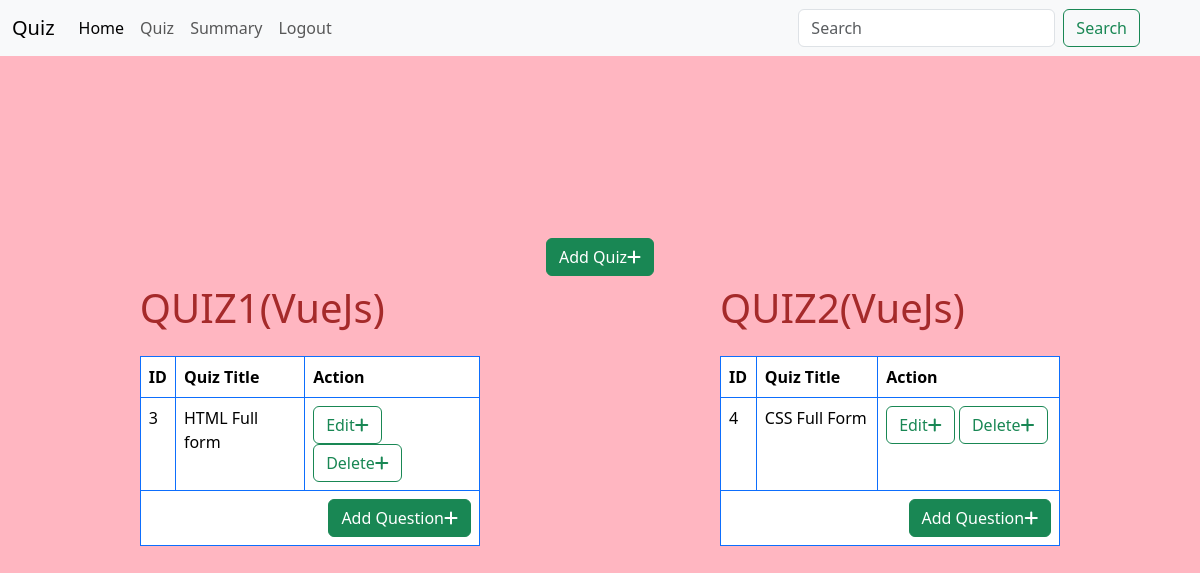
The page /quiz on the database as committed earlier.
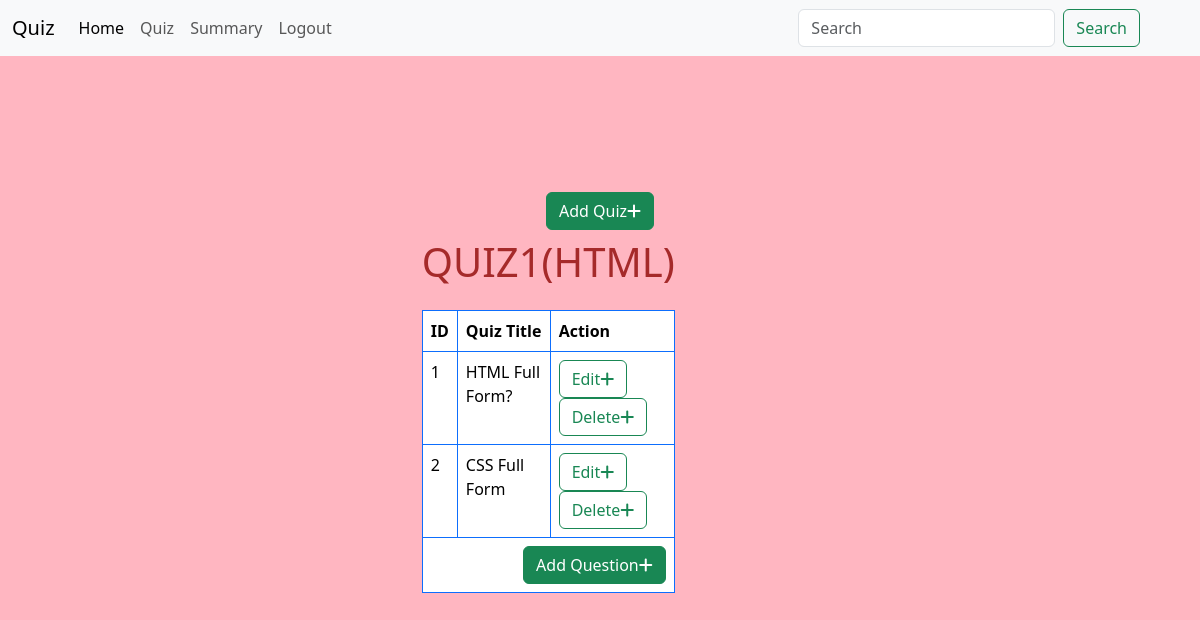
The same page on the database as committed later.
### Backend/models.py (models this page shows)
class Quiz(db.Model):
    id=db.Column(db.Integer,primary_key=True)
    ch_id=db.Column(db.Integer,db.ForeignKey('chapter.id'))
    date_of_quiz=db.Column(db.Date,nullable=False)
    time_duration=db.Column(db.Time,nullable=False)
    remarks=db.Column(db.String,nullable=False)
    questions=db.relationship('Question',backref='quiz',lazy=True)
    scores=db.relationship('Score',backref='quiz',lazy=True)

class Chapter(db.Model):
    id=db.Column(db.Integer,primary_key=True)
    sub_id=db.Column(db.Integer,db.ForeignKey('subject.id'))
    name=db.Column(db.String,unique=True,nullable=False)
    no_of_questions=db.Column(db.Integer,nullable=False)
    description=db.Column(db.String,unique=True,nullable=False)
    quizes=db.relationship('Quiz',backref='chapter',lazy=True)

class Question(db.Model):
    id=db.Column(db.Integer,primary_key=True)
    quiz_id=db.Column(db.Integer,db.ForeignKey('quiz.id'))
    question_statement=db.Column(db.String,nullable=False)
    option1=db.Column(db.String,nullable=False)
    option2=db.Column(db.String,nullable=False)
    option3=db.Column(db.String,nullable=False)
    option4=db.Column(db.String,nullable=False)
    correct_answer=db.Column(db.String,nullable=False)

### Backend/controllers.py (the view)
@app.route('/quiz')
def quize():
  chapters=Chapter.query.all()
  quizes=Quiz.query.filter_by(ch_id=Chapter.id)
  questions=Question.query.all()
  return render_template('Admin_add/quiz.html',quizes=quizes,questions=questions,chapters=chapters)

### templates/Admin_add/quiz.html (shortened to what this page needs)
{%extends 'layout.html'%}
{%block navbar%}
<nav class="navbar navbar-expand-lg bg-body-tertiary container-fluid for_nav">
    <div class="container-fluid ">
      <a class="navbar-brand" href="#">Quiz</a>
      <div class="collapse navbar-collapse" id="navbarSupportedContent">
        <ul class="navbar-nav me-auto mb-2 mb-lg-0">
          <li class="nav-item">
            <a class="nav-link active" aria-current="page" href="{{url_for('admind')}}">Home</a>
          </li>
          <li class="nav-item">
            <a class="nav-link" href="{{url_for('quize')}}">Quiz</a>
          </li>
          <li class="nav-item">
            <a class="nav-link" href="#">Summary</a>
          </li>
          <li class="nav-item">
            <a class="nav-link" href="#">Logout</a>
          </li>
        </ul>
        <form class="d-flex" role="search">
          <input class="form-control me-2" type="search" placeholder="Search" aria-label="Search">
          <button class="btn btn-outline-success" type="submit">Search</button>
        </form>
      </div>
    </div>
  </nav>
{%endblock%}
{%block content%}
  <a href="{{url_for('quizad')}}"class="btn btn-success">Add Quiz<i class="fa-solid fa-plus"></i></a>
  <div class="table_arrang">
{%for chapter in chapters%}
{%for quiz in chapter.quizes%}
<table class="table table-bordered border-primary caption-top w-50">
      <caption><a href="{{url_for('quiz_show',id=quiz.id)}}"><h1>QUIZ{{quiz.id}}({{chapter.name}})</h1></a></caption>
      <thead>
        <tr>
          <th>ID</th>
          <th>Quiz Title</th>
          <th>Action</th>
        </tr>
      </thead>
      <tbody>
  {%for question in quiz.questions%}
        <tr>
          <td>{{question.id}}</td>
          <td>{{question.question_statement}}</td>
          <td><a href="{{url_for('quest_edit',id=question.id)}}" class="btn btn-outline-success">Edit<i class="fa-solid fa-plus"></i></a>
            <a href="{{url_for('quest_delete',id=question.id)}}" class="btn btn-outline-success">Delete<i class="fa-solid fa-plus"></i></a>
          </td>
        </tr>
  {%endfor%}
      </tbody>
      <tfoot><tr><td colspan="3" class="text-end"><a href="{{url_for('questad')}}" class="btn btn-success">Add Question<i class="fa-solid fa-plus"></i></a>
      </td></tr></tfoot>
    </table>
{%endfor%}
{%endfor%}
</div>
{%endblock%}

### templates/layout.html (shortened to what this page needs)
<!DOCTYPE html>
<html lang="en">
<head>
    <link rel="stylesheet" href="https://cdn.jsdelivr.net/npm/bootstrap@5.3.3/dist/css/bootstrap.min.css">
    <link rel="stylesheet" href="https://cdnjs.cloudflare.com/ajax/libs/font-awesome/6.7.2/css/all.min.css" />
    <link rel="stylesheet" href="static\main.css">
</head>
<body class="container-fluid body_design">
    {%block navbar%}
    {%endblock%}
        {%block content%}
        {%endblock%}
</body>
</html>

### static/main.css (style rules this page uses)
html,body { margin:0; padding:0; overflow-x: hidden; }
.body_design { min-height:100vh; width:100vw; padding:0; margin:0; background-color: lightpink; display: flex; justify-content: center; align-items: center; flex-direction: column; }
h1 { color:brown; margin-bottom:0.4em; }
a { text-decoration:none; color:black; }
.for_nav { position:fixed; top:0; width:100vw; padding-right:3em; margin-bottom:50px; }
.table_arrang { display:flex; flex-direction: row; gap:15em; }

Rows that differ between the two databases and show on the page:
removed Chapter: name "VueJs", Quiz (id "1")
removed Question: id "3", question_statement "HTML Full form"
removed Quiz: id "2"
removed Question: id "4", question_statement "CSS Full Form", shown under "2"
added Chapter: name "HTML", Quiz (id "1")
added Question: id "1", question_statement "HTML Full Form?"
added Question: id "2", question_statement "CSS Full Form"
